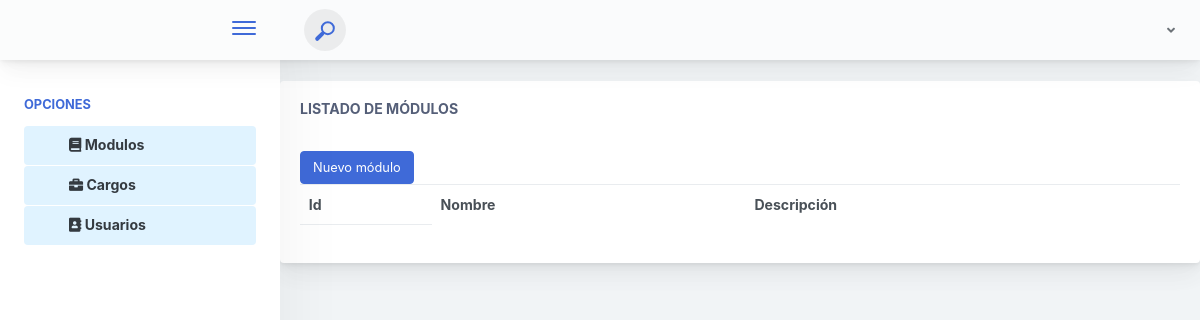
Before: /templates/dashboard.php?p=modulo with the older database file.
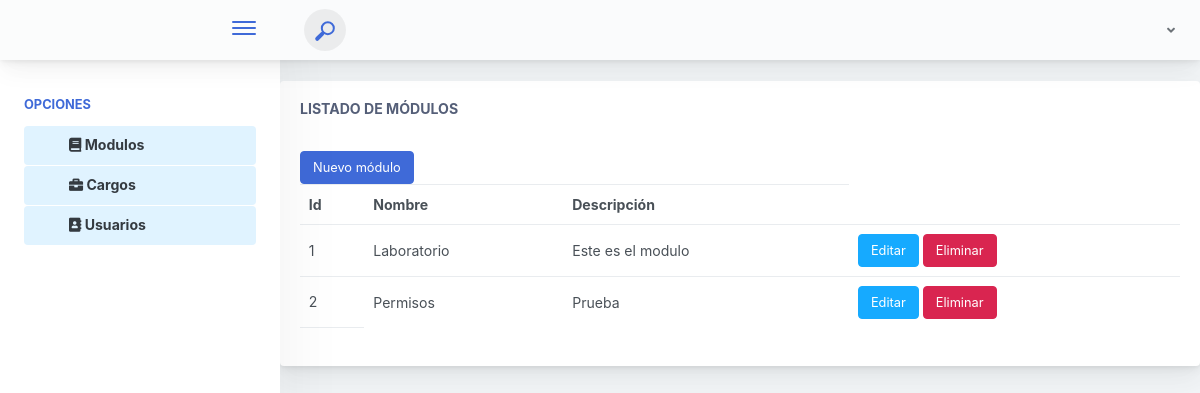
After: the same page with the newer database file.
### tables this page shows
CREATE TABLE `Modulos` (
  `id` int(11) NOT NULL,
  `nombre` text,
  `descripcion` text
);

### templates/modulo.php (the view, shortened to what this page needs)
<?php
    require('../modulos/cnx.php');?>
<div class="main-card mb-3 card" id="cuerpo">
      <div class="card-body"><h5 class="card-title">Listado de módulos</h5>
            <br>
            <button type="button" class="btn btn-primary" data-toggle="modal" data-target="#exampleModal" data-whatever="@mdo">Nuevo módulo</button>
            <table class="mb-0 table" id="tablausuarios">
               <head>
               <tr>
                  <th>Id</th>
                  <th>Nombre</th>
                  <th>Descripción</th>
               </tr>
               </head>
               <body>
               <?php
               $usuario = "SELECT `id`, `nombre`, `descripcion` FROM `modulos`" ;
               $resultado = mysqli_query($conexion,$usuario);
                while ($row = mysqli_fetch_assoc( $resultado))  {?>
                  <tr id ="<?php echo $row['id'] ?>">
                  <td><?php echo $row['id'] ?></td>
                  <td><?php echo $row['nombre'] ?></td>
                  <td><?php echo $row['descripcion'] ?></td>
                  <td> <button  class="btn btn-info"   data-toggle="modal" data-target="#modaleditar" onclick="subireditarmodulo(<?php echo $row['id'] ?>)"> Editar </button>
                  <button   class="btn btn-danger"  onclick="eliminarmodulo(<?php echo $row['id'];?>)">Eliminar </button>
                  </td>
                  </tr>
               <?php }?>
                  <td class="nuevos"></td>
               </body>
            </table>
      </div>
</div>

Changed rows visible on the page:
added modulos: id "1", nombre "Laboratorio", descripcion "Este es el modulo"
added modulos: id "2", nombre "Permisos", descripcion "Prueba"
